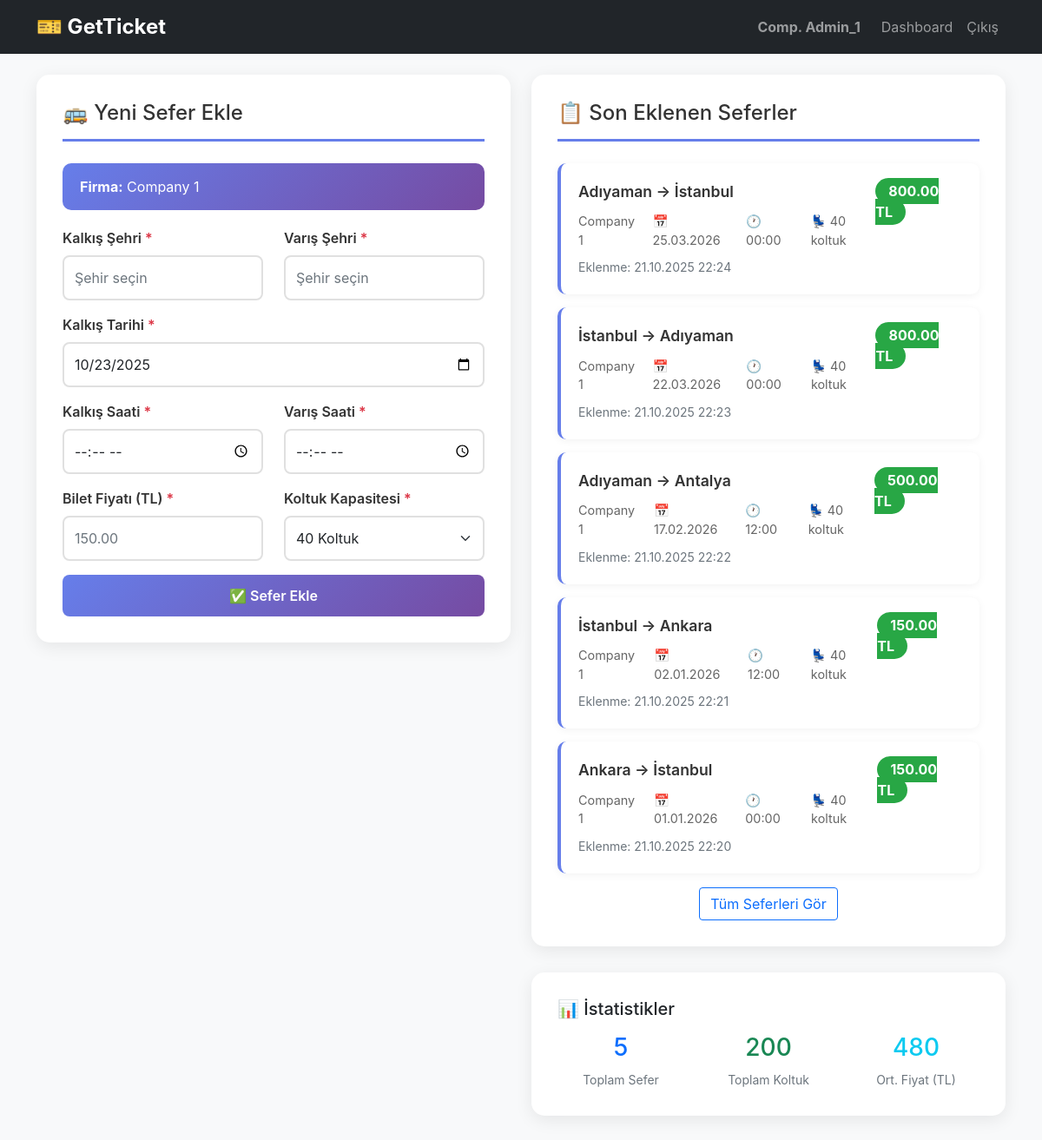
Page /pages/sefer_ekle.php (signed in) on the committed database.
### tables this page shows
CREATE TABLE bus_companies (
    id INTEGER PRIMARY KEY AUTOINCREMENT,
    name TEXT UNIQUE NOT NULL,
    logo_path TEXT,
    created_at DATETIME DEFAULT CURRENT_TIMESTAMP
);

CREATE TABLE trips (
    id INTEGER PRIMARY KEY AUTOINCREMENT,
    company_id INTEGER NOT NULL,
    destination_city TEXT NOT NULL,
    arrival_time TIME NOT NULL,
    departure_time TIME NOT NULL,
    departure_city TEXT NOT NULL,
    price INTEGER NOT NULL,
    capacity INTEGER NOT NULL,
    created_date DATETIME DEFAULT CURRENT_TIMESTAMP, departure_date DATE,
    FOREIGN KEY (company_id) REFERENCES bus_companies(id)
);

### pages/sefer_ekle.php (the view, shortened to what this page needs)
<?php
$db = getDBConnection();
$stmt = $db->prepare("SELECT * FROM users WHERE id = ?");
$stmt->execute([$_SESSION['user_id']]);
$user = $stmt->fetch(PDO::FETCH_ASSOC);
$user_company = null;
if ($_SESSION['role'] === 'company_admin' && !empty($user['company_id'])) {
    $stmt = $db->prepare("SELECT * FROM bus_companies WHERE id = ?");
    $stmt->execute([$user['company_id']]);
    $user_company = $stmt->fetch(PDO::FETCH_ASSOC);
}
$recent_limit = $_SESSION['role'] === 'company_admin' ?
    "WHERE t.company_id = {$user['company_id']}" : "";
$stmt = $db->query("
    SELECT t.*, bc.name as company_name
    FROM trips t
    LEFT JOIN bus_companies bc ON t.company_id = bc.id
    $recent_limit
    ORDER BY t.created_date DESC
    LIMIT 10
");
$recent_trips = $stmt->fetchAll(PDO::FETCH_ASSOC);
?>
<!DOCTYPE html>
<html lang="tr">
<head>
    <link href="https://cdn.jsdelivr.net/npm/bootstrap@5.1.3/dist/css/bootstrap.min.css" rel="stylesheet">
</head>
<body>
    <nav class="navbar navbar-expand-lg navbar-dark bg-dark">
        <div class="container">
            <a class="navbar-brand fw-bold" href="../index.php">
                <span style="font-size: 1.5rem;">🎫 GetTicket</span>
            </a>
            <div class="navbar-nav ms-auto">
                <span class="navbar-text me-3">
                    <strong><?php echo htmlspecialchars($_SESSION['full_name']); ?></strong>
                </span>
                <a class="nav-link" href="dashboard.php">Dashboard</a>
                <a class="nav-link" href="logout.php">Çıkış</a>
            </div>
        </div>
    </nav>
    <div class="container mt-4">
        <div class="row">
            <div class="col-lg-6">
                <div class="form-card">
                    <h4>🚌 Yeni Sefer Ekle</h4>
                    <?php if ($_SESSION['role'] === 'company_admin' && $user_company): ?>
                        <div class="company-badge">
                            <strong>Firma:</strong> <?php echo htmlspecialchars($user_company['name']); ?>
                        </div>
                    <?php endif; ?>
                    <form method="POST">
                        <div class="row">
                            <div class="col-md-6 mb-3">
                                <label class="form-label">Kalkış Şehri <span class="required-star">*</span></label>
                                <input type="text" name="departure_city" class="form-control"
                                       list="cities-departure" placeholder="Şehir seçin" required>
                            </div>
                            <div class="col-md-6 mb-3">
                                <label class="form-label">Varış Şehri <span class="required-star">*</span></label>
                                <input type="text" name="destination_city" class="form-control"
                                       list="cities-destination" placeholder="Şehir seçin" required>
                            </div>
                        </div>
                        <div class="mb-3">
                            <label class="form-label">Kalkış Tarihi <span class="required-star">*</span></label>
                            <input type="date" name="departure_date" class="form-control"
                                   min="<?php echo date('Y-m-d'); ?>"
                                   value="<?php echo date('Y-m-d'); ?>" required>
                        </div>
                        <div class="row">
                            <div class="col-md-6 mb-3">
                                <label class="form-label">Kalkış Saati <span class="required-star">*</span></label>
                                <input type="time" name="departure_time" class="form-control" required>
                            </div>
                            <div class="col-md-6 mb-3">
                                <label class="form-label">Varış Saati <span class="required-star">*</span></label>
                                <input type="time" name="arrival_time" class="form-control" required>
                            </div>
                        </div>
                        <div class="row">
                            <div class="col-md-6 mb-3">
                                <label class="form-label">Bilet Fiyatı (TL) <span class="required-star">*</span></label>
                                <input type="number" name="price" class="form-control"
                                       min="1" step="0.01" placeholder="150.00" required>
                            </div>
                            <div class="col-md-6 mb-3">
                                <label class="form-label">Koltuk Kapasitesi <span class="required-star">*</span></label>
                                <select name="capacity" class="form-select" required>
                                    <option value="40" selected>40 Koltuk</option>
                                </select>
                            </div>
                        </div>
                        <button type="submit" name="add_trip" class="btn btn-primary btn-add w-100">
                            ✅ Sefer Ekle
                        </button>
                    </form>
                </div>
            </div>
            <div class="col-lg-6">
                <div class="form-card">
                    <h4>📋 Son Eklenen Seferler</h4>
                    <?php if (empty($recent_trips)): ?>
                        <div class="text-center text-muted py-5">
                            <div style="font-size: 3rem;">🚌</div>
                            <p>Henüz sefer eklenmemiş</p>
                        </div>
                    <?php else: ?>
                        <?php foreach ($recent_trips as $trip): ?>
                        <div class="trip-item">
                            <div class="d-flex justify-content-between align-items-start">
                                <div class="flex-grow-1">
                                    <div class="trip-route">
                                        <?php echo htmlspecialchars($trip['departure_city']); ?>
                                        →
                                        <?php echo htmlspecialchars($trip['destination_city']); ?>
                                    </div>
                                    <div class="trip-details">
                                        <span> <?php echo htmlspecialchars($trip['company_name']); ?></span>
                                        <?php if (isset($trip['departure_date'])): ?>
                                            <span>📅 <?php echo date('d.m.Y', strtotime($trip['departure_date'])); ?></span>
                                        <?php endif; ?>
                                        <span>🕐 <?php echo htmlspecialchars($trip['departure_time']); ?></span>
                                        <span>💺 <?php echo $trip['capacity']; ?> koltuk</span>
                                    </div>
                                    <div class="mt-2">
                                        <small class="text-muted">
                                            Eklenme: <?php echo date('d.m.Y H:i', strtotime($trip['created_date'])); ?>
                                        </small>
                                    </div>
                                </div>
                                <div>
                                    <span class="badge-price"><?php echo number_format($trip['price'], 2); ?> TL</span>
                                </div>
                            </div>
                        </div>
                        <?php endforeach; ?>
                        <div class="text-center mt-3">
                            <a href="seferlerim.php" class="btn btn-outline-primary">
                                Tüm Seferleri Gör
                            </a>
                        </div>
                    <?php endif; ?>
                </div>
                <div class="form-card">
                    <h5>📊 İstatistikler</h5>
                    <div class="row text-center mt-3">
                        <div class="col-4">
                            <h3 class="text-primary"><?php echo count($recent_trips); ?></h3>
                            <small class="text-muted">Toplam Sefer</small>
                        </div>
                        <div class="col-4">
                            <h3 class="text-success">
                                <?php
                                $total_capacity = array_sum(array_column($recent_trips, 'capacity'));
                                echo $total_capacity;
                                ?>
                            </h3>
                            <small class="text-muted">Toplam Koltuk</small>
                        </div>
                        <div class="col-4">
                            <h3 class="text-info">
                                <?php
                                $avg_price = !empty($recent_trips) ?
                                    number_format(array_sum(array_column($recent_trips, 'price')) / count($recent_trips), 0) : 0;
                                echo $avg_price;
                                ?>
                            </h3>
                            <small class="text-muted">Ort. Fiyat (TL)</small>
                        </div>
                    </div>
                </div>
            </div>
        </div>
    </div>
</body>
</html>

### pages/sefer_ekle.php (style rules this page uses)
body { background: #f8f9fa; font-family: -apple-system, BlinkMacSystemFont, 'Segoe UI', Roboto, sans-serif; }
.form-card { background: white; border-radius: 15px; padding: 30px; box-shadow: 0 5px 20px rgba(0,0,0,0.08); margin-bottom: 30px; }
.form-card h4 { color: #333; margin-bottom: 25px; padding-bottom: 15px; border-bottom: 3px solid #667eea; }
.form-label { font-weight: 600; color: #333; margin-bottom: 8px; }
.form-control, .form-select { border: 2px solid #e0e0e0; padding: 12px; border-radius: 8px; }
.btn-add { background: linear-gradient(135deg, #667eea 0%, #764ba2 100%); border: none; padding: 12px 40px; font-weight: 600; border-radius: 8px; transition: transform 0.2s; }
.company-badge { background: linear-gradient(135deg, #667eea 0%, #764ba2 100%); color: white; padding: 15px 20px; border-radius: 10px; margin-bottom: 20px; }
.trip-item { background: white; border: none; border-left: 4px solid #667eea; border-radius: 10px; padding: 20px; margin-bottom: 15px; box-shadow: 0 2px 10px rgba(0,0,0,0.05); transition: all 0.3s; }
.trip-route { font-size: 1.1rem; font-weight: 600; color: #333; }
.trip-details { display: flex; gap: 20px; margin-top: 10px; font-size: 0.9rem; color: #666; }
.badge-price { background: #28a745; color: white; padding: 5px 15px; border-radius: 20px; font-weight: bold; }
.required-star { color: #dc3545; }

### rows in the picture
bus_companies: name "Company 1"
trips: departure_city "Adıyaman", destination_city "İstanbul", company.name "Company 1", departure_date "25.03.2026", departure_time "00:00", capacity "40", created_date "21.10.2025 22:24", price "800.00"
trips: departure_city "İstanbul", destination_city "Adıyaman", company.name "Company 1", departure_date "22.03.2026", departure_time "00:00", capacity "40", created_date "21.10.2025 22:23", price "800.00"
trips: departure_city "Adıyaman", destination_city "Antalya", company.name "Company 1", departure_date "17.02.2026", departure_time "12:00", capacity "40", created_date "21.10.2025 22:22", price "500.00"
trips: departure_city "İstanbul", destination_city "Ankara", company.name "Company 1", departure_date "02.01.2026", departure_time "12:00", capacity "40", created_date "21.10.2025 22:21", price "150.00"
trips: departure_city "Ankara", destination_city "İstanbul", company.name "Company 1", departure_date "01.01.2026", departure_time "00:00", capacity "40", created_date "21.10.2025 22:20", price "150.00"

### other values in the picture
$_SESSION['full_name'] "Comp. Admin_1"
count($recent_trips) "5"
$total_capacity "200"
$avg_price "480"
